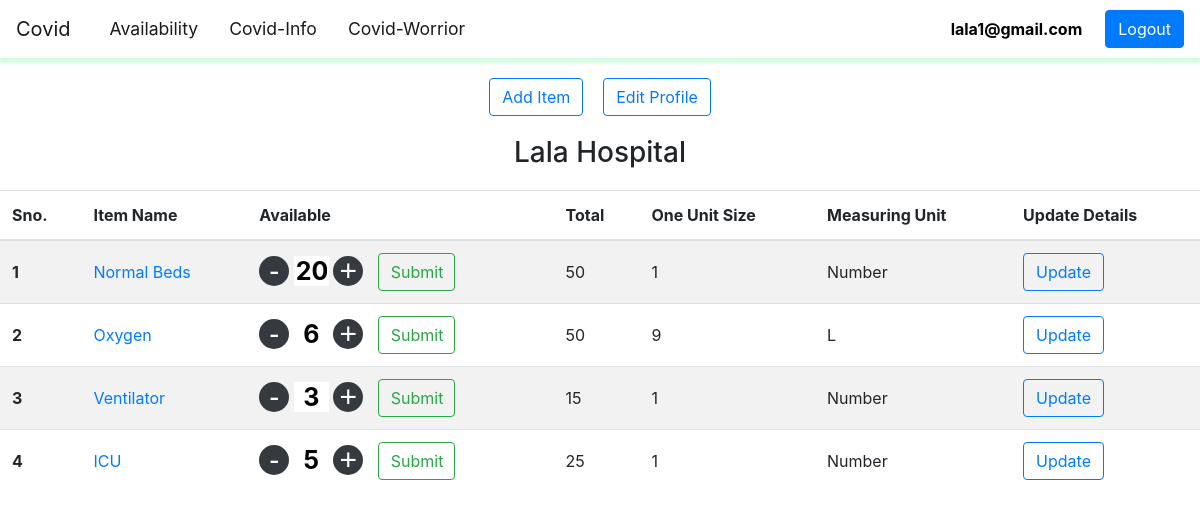
Screenshot of /profile.php (signed in) with the database file from the repository.
### tables this page shows
CREATE TABLE `vendor` (
  `id` int(100) NOT NULL,
  `orgname` varchar(200) NOT NULL,
  `orgemail` varchar(150) NOT NULL,
  `orgpassword` varchar(255) NOT NULL,
  `orgphoneno` varchar(10) NOT NULL,
  `orgaddress` varchar(300) NOT NULL,
  `orgtype` varchar(50) NOT NULL,
  `orgcity` text NOT NULL,
  `status` enum('active','inactive') NOT NULL DEFAULT 'inactive',
  `created_at` datetime NOT NULL DEFAULT current_timestamp(),
  `updated_at` datetime NOT NULL DEFAULT current_timestamp() ON UPDATE current_timestamp()
);

CREATE TABLE `resources` (
  `resource_id` int(100) NOT NULL,
  `resource_name` varchar(100) NOT NULL,
  `one_unit_size` int(11) NOT NULL,
  `measuring_unit` varchar(10) NOT NULL,
  `total` int(11) NOT NULL,
  `available` int(11) DEFAULT NULL,
  `vendor_id` int(100) NOT NULL,
  `created_at` datetime NOT NULL DEFAULT current_timestamp(),
  `updated_at` datetime NOT NULL DEFAULT current_timestamp() ON UPDATE current_timestamp()
);

### includes/database.php (called while the page is built, shortened)
<?php
class Database
{
    private $connection;
    public function open_db_connection()
    {
        try {
            $this->connection = new PDO("mysql:host=".DB_HOST.";dbname=".DB_NAME,DB_USER,DB_PASS);
            $this->connection->setAttribute(PDO::ATTR_ERRMODE, PDO::ERRMODE_EXCEPTION);
          } catch(PDOException $e) {
            echo "Connection failed: " . $e->getMessage();
          }
    }
    public function query($query,$arr=[])
    {
        if(empty($arr))
        {
            $result=$this->connection->query($query);
            return $result;
        }
        else
        {
            $stmt=$this->connection->prepare($query);
            $result=$stmt->execute($arr);
            return $stmt;
        }
    }
}
$database=new Database();

### includes/users.php (called while the page is built, shortened)
<?php
require_once('database.php');
class User
{
	public static function find_user_by_email($email)
	{
		global $database;
		$q='select * from users where email=?';
		$result=$database->query($q,array($email));
		$row=$result->fetch();
		return self::getObject($row);
	}
	public static function getObject($row)
	{
		$user=new User();
		foreach ($row as $key => $value) {
		if($user->checkKey($key))
				{
				$user->{$key}=$value;
				}
			}
		return $user;
	}
	public  function checkKey($key)
	{
		$properties=get_object_vars($this);
		return array_key_exists($key, $properties);
	}
}
?>

### includes/vendor.php (called while the page is built, shortened)
<?php
require_once('database.php');
class Vendor
{
	public static function select_query($id='')
	{
	global $database;
	$q=$id?"select * from vendor where id={$id}":"select * from vendor";
	$result=$database->query($q);
	return $result;
	}
	public static  function find_vendor_by_id($id)
	{
		$result=self::select_query($id);
		$row=$result->fetch();
		return $row?self::getObject($row):false;
	}
	public static function getObject($row)
	{
		$vendor=new Vendor();
		foreach ($row as $key => $value) {
		if($vendor->checkKey($key))
				{
				$vendor->{$key}=$value;
				}
			}
		return $vendor;
	}
	public  function checkKey($key)
	{
		$properties=get_object_vars($this);
		return array_key_exists($key, $properties);
	}
}
?>

### includes/resources.php (called while the page is built, shortened)
<?php
require_once('database.php');
class Resources
{
	public static function find_resources_by_vendor_id($vendor_id)
	{
		$resources=[];
		global $database;
		$q="select * from resources where vendor_id=?";
		$result=$database->query($q,array($vendor_id));
		while ($row=$result->fetch()) {
			$resources[]=self::getObject($row);
		}
		return $resources;
	}
    public static function getObject($row)
	{
		$resource=new Resources();
		foreach ($row as $key => $value) {
		if($resource->checkKey($key))
				{
				$resource->{$key}=$value;
				}
			}
		return $resource;
	}
	public  function checkKey($key)
	{
		$properties=get_object_vars($this);
		return array_key_exists($key, $properties);
	}
}

### profile.php (the view, shortened to what this page needs)
<?php
require('includes/users.php');
require('includes/resources.php');
require ('includes/vendor.php');
if (isset($_SESSION['email'])) {
    $user = User::find_user_by_email($_SESSION['email']);
    $resources = Resources::find_resources_by_vendor_id($user->vendor_id);
    $vendor =Vendor::find_vendor_by_id($user->vendor_id);
}
else
{
    header('Location:index.php');
}
?>
<!doctype html>
<html lang="en">
<head>
    <link rel="stylesheet" type="text/css" href="webstyle.css">
    <link rel="stylesheet" href="https://cdn.jsdelivr.net/npm/bootstrap@4.5.3/dist/css/bootstrap.min.css">
</head>
<body>
<?php
include"navbar.php";
?>
    <center><div style="margin-top: 20px;"><a class="btn btn-outline-primary" href="addItem.php" role="button">Add Item</a><a class="btn btn-outline-primary" href="editProfile.php" role="button"  style="margin-left: 20px;">Edit Profile</a></div></center>
    <h3 class="page-title"><?php echo $vendor->orgname ?></h3>
    <div class="table-responsive-md">
        <table class="table table-striped table-hover">
            <thead>
                <tr>
                    <th scope="col">Sno.</th>
                    <th scope="col">Item Name</th>
                    <th scope="col">Available</th>
                    <th scope="col">Total</th>
                    <th scope="col">One Unit Size</th>
                    <th scope="col">Measuring Unit</th>
                    <th scope="col">Update Details</th>
                </tr>
            </thead>
            <tbody>
                <?php
                if (!empty($resources)) {
                    $i=0;
                    foreach ($resources as $res) {
                ?>
                        <tr>
                            <th scope="row">
                                <div class="tdr-margin"><?php echo ++$i; ?></div>
                            </th>
                            <td>
                                <a href="">
                                    <div class="tdr-margin"><?php echo $res->resource_name ?></div>
                                </a>
                            </td>
                            <td>
                                <form action="availableUpdation.php" method="post">
                                    <div class="qty mt-6">
                                        <span class="minus bg-dark" onclick="ini(<?php echo $i ?>)">-</span>
                                        <input type="number" id="count<?php echo $i ?>" class="count" name="qty" value=<?php echo $res->available; ?>>
                                        <span class="plus bg-dark" onclick="ini(<?php echo $i ?>)">+</span>
                                        <input type="submit" class="btn btn-outline-success " style="width: 77.5px;margin-left: 10px;" name="submit">
                                    </div>
                                </form>
                            </td>
                            <td class="tdr-margin">
                                <div class="tdr-margin"><?php echo $res->total ?></div>
                            </td>
                            <td class="tdr-margin">
                                <div class="tdr-margin"><?php echo $res->one_unit_size ?></div>
                            </td>
                            <td class="tdr-margin">
                                <div class="tdr-margin"><?php echo $res->measuring_unit ?></div>
                            </td>
                            <?php
                            $rid=$res->resource_id;
                            $rname=$res->resource_name;
                            $ravilable=$res->available;
                            $rous=$res->one_unit_size;
                            $rtotal=$res->total;
                            $rmu=$res->measuring_unit;
                            echo "
                            <td><a class='btn btn-outline-primary' href='updateItem.php?resid=$rid&resname=$rname&resavailable=$ravilable&resous=$rous&restotal=$rtotal&resmu=$rmu' role='button'>Update</a></td>
                            ";
                            ?>
                        </tr>
                <?php
                    }
                }
                else
                {
                    ?>
                            <tr>
                                <td colspan=7>You have not added any item yet click on add item to add an item.</td>
                            </tr>
                    <?php
                }
                ?>
            </tbody>
        </table>
    </div>
</body>
</html>

### navbar.php (shortened to what this page needs)
<body onscroll="onscroll()" on>
<header>
        <nav id="nav_top" class="navbar navbar-expand-lg navbar-light  ">
            <a class="navbar-brand" href="index.php">Covid</a>
            <div class="collapse navbar-collapse" id="navbarNavDropdown">
                <ul class="navbar-nav">
                    <li class="nav-item active">
                        <a  id="hos2" class="nav-link active" href="search.php?selected%5B%5D=ICU&selected%5B%5D=Normal+Beds&selected%5B%5D=Oxygen&selected%5B%5D=Ventilator" >Availability</a>
                    </li>
                    <li class="nav-item active">
                        <a id="hos3" class="nav-link active" href="coronatrackerlive.php" >Covid-Info</a>
                    </li>
                    <li class="nav-item active">
                        <a id="hos4" class="nav-link active" href="covidwarrior.php" >Covid-Worrior</a>
                    </li>
                </ul>
                <?php
                if(isset($_SESSION['email']))
                {
                ?>
                <a class='mr-2' style="margin-right: 0%; margin-left: auto;color:black;" href="#"><b><?php echo $_SESSION['email']; ?></b></a>
						<a href="logout.php"><button id="login" class="btn btn-primary">Logout</button></a>
                <?php
                }
                ?>
            </div>
        </nav>
    </header>
</body>

### webstyle.css (style rules this page uses)
.navbar-expand-lg { margin-top: 0px;padding-top: 15px; box-shadow: 0px 4px 3px 1px rgba(163,250,193,.5); overflow: hidden; }
.nav-link { margin-left: 15px; border-bottom: 0px; color: white; }
.navbar .navbar-nav .nav-link { color: white; font-size: 1.1em; cursor: pointer; position: relative; }
.navbar .navbar-nav .nav-link::after { position: absolute; bottom: 0; left: 10px; right: 0; margin: auto; background-color: #6610f2; color: transparent; width: 0%; content: '.'; transition: .3s; height: 2px; }
#login { margin-left: 15px; }

### profile.php (style rules this page uses)
.page-title { margin: 20px; text-align: center; }
.qty .count { margin-top: 3px; color: #000; display: inline-block; vertical-align: top; font-size: 25px; font-weight: 700; line-height: 30px; padding: 0 2px; min-width: 35px; text-align: center; }
.plus { margin-top: 3px; cursor: pointer; display: inline-block; vertical-align: top; color: white; width: 30px; height: 30px; font: 30px/1 Arial, sans-serif; text-align: center; border-radius: 50%; }
.minus { margin-top: 3px; cursor: pointer; display: inline-block; vertical-align: top; color: white; width: 30px; height: 30px; font: 30px/1 Arial, sans-serif; text-align: center; border-radius: 50%; background-clip: padding-box; }
.qty { width: 200px; }
span { -webkit-user-select: none; -moz-user-select: none; -ms-user-select: none; }
.count { border: 0; width: 2%; }
.tdr-margin { margin-top: 7px; }

### rows the page displays
vendor: orgname "Lala Hospital"
resources: resource_name "Normal Beds", qty "20", total "50", one_unit_size "1", measuring_unit "Number"
resources: resource_name "Oxygen", qty "6", total "50", one_unit_size "9", measuring_unit "L"
resources: resource_name "Ventilator", qty "3", total "15", one_unit_size "1", measuring_unit "Number"
resources: resource_name "ICU", qty "5", total "25", one_unit_size "1", measuring_unit "Number"

### other values shown
$_SESSION['email'] "lala1@gmail.com"
